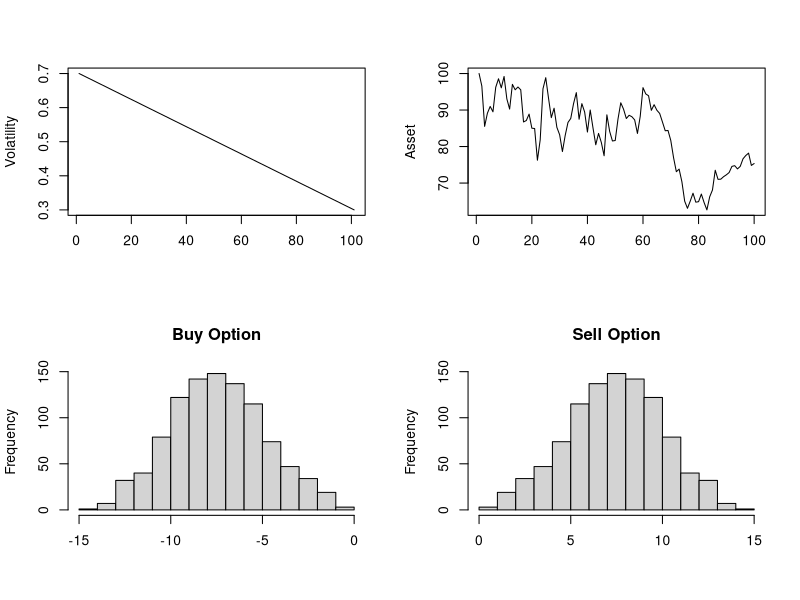

The R script that drew this image:
s0 = 100
n = 100
nc = 1000 # experiments count

rate = 0
drift = 0.2
strike = 100
timestep = 0.01
expiry = 1
volStart = 0.7
volEnd = 0.3
#vols = c(
#  seq(volStart, volStart + (volEnd - volStart) / 2, by = (volEnd - volStart) / n),
#  seq(volStart + (volEnd - volStart) / 2, volStart, by = (volStart - volEnd) / n))
vols = seq(volStart, volEnd, by = (volEnd - volStart) / n)
#vols = runif(n, volStart, volEnd)
#vols = rep(0.3, n)

# calculate stock price
nextPrice <- function (s, volatility) {
  s * (1 + drift * timestep + volatility * sqrt(timestep) * rnorm(1))
}

# BS d1
d1 <- function (S, E, r, volatility, expiry, t) {
  (log(S / E) + (r + 0.5 * volatility ^ 2) * (expiry - t)) / (volatility * sqrt(expiry - t))
}

# BS d2
d2 <- function (d1, volatility, expiry, t) {
  d1 - volatility * sqrt(expiry - t)
}

# call
C <- function (S, d1, d2, E, r, expiry, t) {
  S * pnorm(d1) - E * exp(-r * (expiry - t)) * pnorm(d2)
}

# put
P <- function (S, d1, d2, E, r, expiry, t) {
  -S * pnorm(-d1) + E * exp(-r * (expiry - t)) * pnorm(-d2)
}

# delta call
DeltaCall <- function (d1) {
  pnorm(d1)
}

# delta put
DeltaPut <- function (d1) {
  pnorm(d1) - 1
}

s = array(n)
calls = array(n)
puts = array(n)

buyCallDeltas = array(n)
buyPutDeltas = array(n)
sellCallDeltas = array(n)
sellPutDeltas = array(n)

buyCall = array(n)
buyPut = array(n)
sellCall = array(n)
sellPut = array(n)

t = seq(0, timestep * (n - 1), by = timestep)

buyCallIncomeResults = array(nc)
buyPutIncomeResults = array(nc)
sellCallIncomeResults = array(nc)
sellPutIncomeResults = array(nc)

for (j in 1:nc) {
  for (i in 1:n) {
    if (i == 1) {
      s[i] = s0
    }
    else {
      s[i] = nextPrice(s[i - 1], vols[i])
    }
    
    sd1 = d1(s[i], strike, rate, vols[i], expiry, t[i])
    sd2 = d2(sd1, vols[i], expiry, t[i])
    
    calls[i] = C(s[i], sd1, sd2, strike, rate, expiry, t[i])
    puts[i] = P(s[i], sd1, sd2, strike, rate, expiry, t[i])
    
    buyCallDeltas[i] = DeltaCall(sd1)
    buyPutDeltas[i] = DeltaPut(sd1)
    sellCallDeltas[i] = DeltaCall(sd1)
    sellPutDeltas[i] = DeltaPut(sd1)
    
    if (i == 1) {
      buyCall[i] = 0 - (calls[i] - buyCallDeltas[i] * s[i])
      buyPut[i] = 0 - (puts[i] - buyPutDeltas[i] * s[i])
      sellCall[i] = calls[i] - sellCallDeltas[i] * s[i]
      sellPut[i] = puts[i] - sellPutDeltas[i] * s[i]
    }
    else {
      buyCall[i] = buyCall[i - 1] + (buyCallDeltas[i] - buyCallDeltas[i - 1]) * s[i]
      buyPut[i] = buyPut[i - 1] + (buyPutDeltas[i] - buyPutDeltas[i - 1]) * s[i]
      sellCall[i] = sellCall[i - 1] - (sellCallDeltas[i] - sellCallDeltas[i - 1]) * s[i]
      sellPut[i] = sellPut[i - 1] - (sellPutDeltas[i] - sellPutDeltas[i - 1]) * s[i]
    }
  }
  
  buyCallIncomeResults[j] = buyCall[n] + calls[n] - buyCallDeltas[n] * s[n]
  buyPutIncomeResults[j] = buyPut[n] + puts[n] - buyPutDeltas[n] * s[n]
  sellCallIncomeResults[j] = sellCall[n] - calls[n] + sellCallDeltas[n] * s[n]
  sellPutIncomeResults[j] = sellPut[n] - puts[n] + sellPutDeltas[n] * s[n]
}

xrange = range(t)
yrange = range(0:max(s))

par(mfrow=c(2,2))

plot(vols, type = "line", xlab = "", ylab = "Volatility")
plot(s, type = "line", xlab = "", ylab = "Asset")

hist(buyCallIncomeResults, xlab = "", main = "Buy Option")
#hist(buyPutIncomeResults)
hist(sellCallIncomeResults, xlab = "", main = "Sell Option")
#hist(sellPutIncomeResults)

#plot(buyCallDeltas, type = "lines", xlab = "", ylab = "Delta Call")

#plot(calls, type="lines", xlab = "", ylab = "Call")
#plot(buyCall, type = "lines", xlab = "", ylab = "Buy Call Portfolio")
#legend('bottomright', legend = paste('Buy Call Income = ', totalCall))

#plot(puts, type="lines", xlab = "", ylab = "Put")
#plot(buyPut, type = "lines", xlab = "", ylab = "Buy Put Portfolio")
#legend('bottomright', legend = paste('Buy Put Income = ', totalPut))

#plot(sellCall, type = "lines", xlab = "", ylab = "Sell Call Portfolio")
#legend('bottomright', legend = paste('Sell Call Income = ', totalSellCall))

#plot(sellPut, type = "lines", xlab = "", ylab = "Sell Put Portfolio")
#legend('bottomright', legend = paste('Sell Put Income = ', totalSellPut))